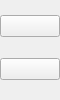
  <widget class="QDockWidget" name="dock7">
   <property name="minimumSize">
    <size>
     <width>60</width>
     <height>44</height>
    </size>
   </property>
   <property name="maximumSize">
    <size>
     <width>60</width>
     <height>123456</height>
    </size>
   </property>
   <property name="floating">
    <bool>false</bool>
   </property>
   <property name="features">
    <set>QDockWidget::NoDockWidgetFeatures</set>
   </property>
   <attribute name="dockWidgetArea">
    <number>1</number>
   </attribute>
   <widget class="QWidget" name="dockWidgetContents_6">
    <widget class="QWidget" name="widget_5" native="true">
     <property name="geometry">
      <rect>
       <x>0</x>
       <y>0</y>
       <width>60</width>
       <height>500</height>
      </rect>
     </property>
     <property name="minimumSize">
      <size>
       <width>60</width>
       <height>0</height>
      </size>
     </property>
     <property name="maximumSize">
      <size>
       <width>60</width>
       <height>8000</height>
      </size>
     </property>
     <layout class="QVBoxLayout" name="verticalLayout">
      <item>
       <widget class="QPushButton" name="bianji">
        <property name="text">
         <string/>
        </property>
        <property name="checkable">
         <bool>true</bool>
        </property>
        <property name="autoExclusive">
         <bool>true</bool>
        </property>
       </widget>
      </item>
      <item>
       <widget class="QPushButton" name="draw_line">
        <property name="text">
         <string/>
        </property>
        <property name="checkable">
         <bool>true</bool>
        </property>
        <property name="autoExclusive">
         <bool>true</bool>
        </property>
       </widget>
      </item>
      <item>
       <widget class="QPushButton" name="draw_quline">
        <property name="text">
         <string>曲线</string>
        </property>
        <property name="checkable">
         <bool>true</bool>
        </property>
        <property name="autoExclusive">
         <bool>true</bool>
        </property>
       </widget>
      </item>
      <item>
       <widget class="QPushButton" name="draw_sanjiao">
        <property name="text">
         <string/>
        </property>
        <property name="checkable">
         <bool>true</bool>
        </property>
        <property name="autoExclusive">
         <bool>true</bool>
        </property>
       </widget>
      </item>
      <item>
       <widget class="QPushButton" name="draw_yuan">
        <property name="text">
         <string/>
        </property>
        <property name="checkable">
         <bool>true</bool>
        </property>
        <property name="autoExclusive">
         <bool>true</bool>
        </property>
       </widget>
      </item>
      <item>
       <widget class="QPushButton" name="draw_wenzi">
        <property name="text">
         <string/>
        </property>
        <property name="checkable">
         <bool>true</bool>
        </property>
        <property name="autoExclusive">
         <bool>true</bool>
        </property>
       </widget>
      </item>
      <item>
       <widget class="QPushButton" name="draw_ellipse">
        <property name="text">
         <string>椭圆</string>
        </property>
        <property name="checkable">
         <bool>true</bool>
        </property>
        <property name="autoExclusive">
         <bool>true</bool>
        </property>
       </widget>
      </item>
      <item>
       <widget class="QPushButton" name="draw_polygon">
        <property name="text">
         <string/>
        </property>
        <property name="checkable">
         <bool>true</bool>
        </property>
        <property name="autoExclusive">
         <bool>true</bool>
        </property>
       </widget>
      </item>
      <item>
       <widget class="QPushButton" name="draw_pixmap">
        <property name="text">
         <string>图片</string>
        </property>
        <property name="checkable">
         <bool>true</bool>
        </property>
        <property name="autoExclusive">
         <bool>true</bool>
        </property>
       </widget>
      </item>
      <item>
       <widget class="QPushButton" name="bianji_10">
        <property name="text">
         <string/>
        </property>
        <property name="checkable">
         <bool>true</bool>
        </property>
        <property name="autoExclusive">
         <bool>true</bool>
        </property>
       </widget>
      </item>
      <item>
       <widget class="QPushButton" name="bianji_11">
        <property name="text">
         <string/>
        </property>
        <property name="checkable">
         <bool>true</bool>
        </property>
        <property name="autoExclusive">
         <bool>true</bool>
        </property>
       </widget>
      </item>
     </layout>
    </widget>
   </widget>
  </widget>
